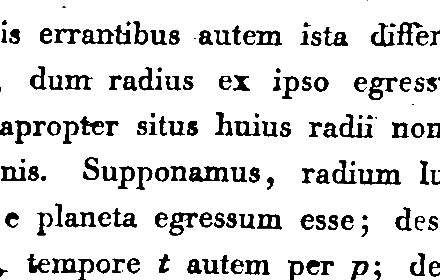
#> input picture text-a-true.png, 440 x 280 px
$ python 10.py
#> lines starting #> are read from the running program, lines starting #| are printed output that depends on the picture
import cv2
import numpy as np

def morphological_noise_suppression_adaptive(img, window_size=3, noise_threshold=15.0):
    """
    Адаптивное морфологическое подавление шума.
    noise_threshold: Порог дисперсии. Если дисперсия ниже порога, пиксель не меняется.
    """
    img_f = img.astype(np.float32)
    h, w = img.shape

    # Вычисляем среднее и дисперсию для центрированного окна
    mean_H = cv2.blur(img_f, (window_size, window_size))
    mean_sq_H = cv2.blur(img_f**2, (window_size, window_size))
    var_H = mean_sq_H - mean_H**2 # Центральная дисперсия

    pad = window_size // 2
    min_var = np.full((h, w), np.inf, dtype=np.float32)
    result_img = np.zeros((h, w), dtype=np.float32)

    # Классический поиск сдвига с минимальной дисперсией (тяжелый алгоритм)
    for dy in range(-pad, pad + 1):
        for dx in range(-pad, pad + 1):
            y_start, y_end = max(0, -dy), min(h, h - dy)
            x_start, x_end = max(0, -dx), min(w, w - dx)

            sy_start, sy_end = max(0, dy), min(h, h + dy)
            sx_start, sx_end = max(0, dx), min(w, w + dx)

            shifted_var = np.full((h, w), np.inf, dtype=np.float32)
            shifted_mean = np.zeros((h, w), dtype=np.float32)

            shifted_var[y_start:y_end, x_start:x_end] = var_H[sy_start:sy_end, sx_start:sx_end]
            shifted_mean[y_start:y_end, x_start:x_end] = mean_H[sy_start:sy_end, sx_start:sx_end]

            mask = shifted_var < min_var
            min_var[mask] = shifted_var[mask]
            result_img[mask] = shifted_mean[mask]

    # --- НОВОЕ: АДАПТИВНОЕ ПРИМЕНЕНИЕ ---
    # Создаем маску "чистых" областей, где изначальная дисперсия была меньше порога
    clean_mask = var_H < noise_threshold

    # Если область "чистая", оставляем оригинальный пиксель.
    # Если "шумная" - берем результат морфологического фильтра.
    final_result = np.where(clean_mask, img_f, result_img)

    return np.clip(final_result, 0, 255).astype(np.uint8)

def compute_mse(img1, img2):
    """Вычисление среднеквадратичного отклонения (MSE)."""
    return np.mean((img1.astype(np.float64) - img2.astype(np.float64))**2)

# ==========================================
# ПРИМЕР ИСПОЛЬЗОВАНИЯ И СРАВНЕНИЯ МЕТОДОВ
# ==========================================
if __name__ == "__main__":
    # Замените 'original.png' и 'noisy.png' на пути к вашим файлам!
    # Если идеального изображения нет, скрипт ниже покажет, как сгенерировать шум.

    # Чтение изображений (в оттенках серого)
    img_true = cv2.imread('text-a-true.png', cv2.IMREAD_GRAYSCALE)
#> img_true is the input picture: shape (280, 440); min 0, max 255, mean 220.6
    img_noisy = cv2.imread('text-a-sp.png', cv2.IMREAD_GRAYSCALE)
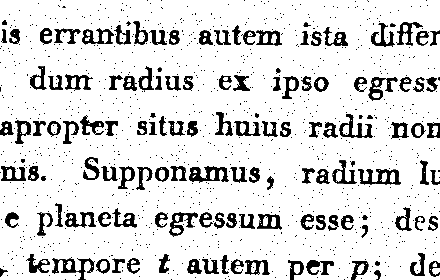
#> input picture text-a-sp.png, 440 x 280 px
#> img_noisy is the input picture: shape (280, 440); min 0, max 255, mean 218.6

    if img_true is not None and img_noisy is not None:
        window_size = 3

        print("Начинаем обработку...")
        # 1. Задание 10: Морфологическое подавление шума
        iterations = 3
        img_result = img_noisy.copy()

        for i in range(iterations):
            img_result = morphological_noise_suppression_adaptive(img_result, window_size=3)
#> this loop made 3 passes
#> pass 1, in morphological_noise_suppression_adaptive, `mean_H = cv2.blur(img_f, (window_size, window_size))`:
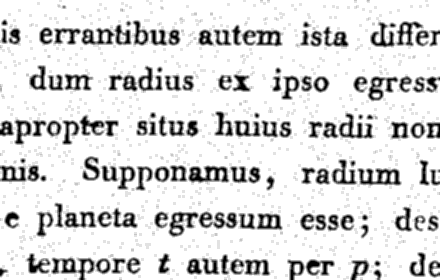
#> mean_H: shape (280, 440) float32; min 0, max 255, mean 218.6
#> pass 1, in morphological_noise_suppression_adaptive, `var_H = mean_sq_H - mean_H**2`:
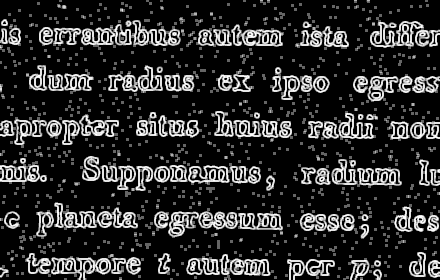
#> var_H: shape (280, 440) float32; min 0, max 16055.6, mean 2911.6; drawn with min black and max white
#> after the loop:
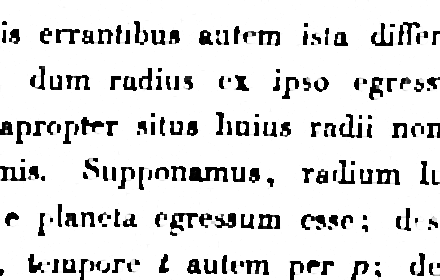
#> img_result: shape (280, 440); min 0, max 255, mean 223.9

        # 2. Задание 3: Линейный фильтр (например, однородное усреднение)
        img_linear = cv2.blur(img_noisy, (window_size, 5))
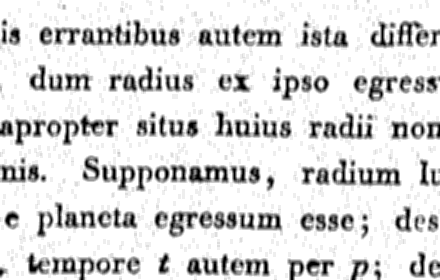
#> img_linear: shape (280, 440); min 0, max 255, mean 218.6

        # 3. Задание 6: Медианный фильтр
        img_median = cv2.medianBlur(img_noisy, 5)
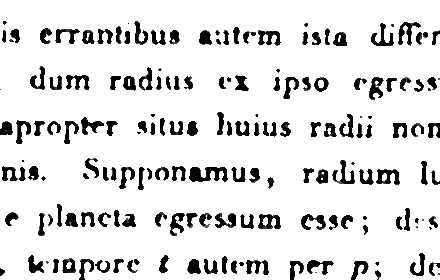
#> img_median: shape (280, 440); min 0, max 255, mean 224

        # [7 lines of commented-out code are left out]
        cv2.imwrite('result_morph.png', img_result)
        cv2.imwrite('result_linear.png', img_linear)
        cv2.imwrite('result_median.png', img_median)
        print("Готово. Результаты сохранены в текущую папку.")
    else:
        print("Ошибка: Не удалось найти изображения 'original.png' и 'noisy.png'. Пожалуйста, проверьте пути к файлам.")
